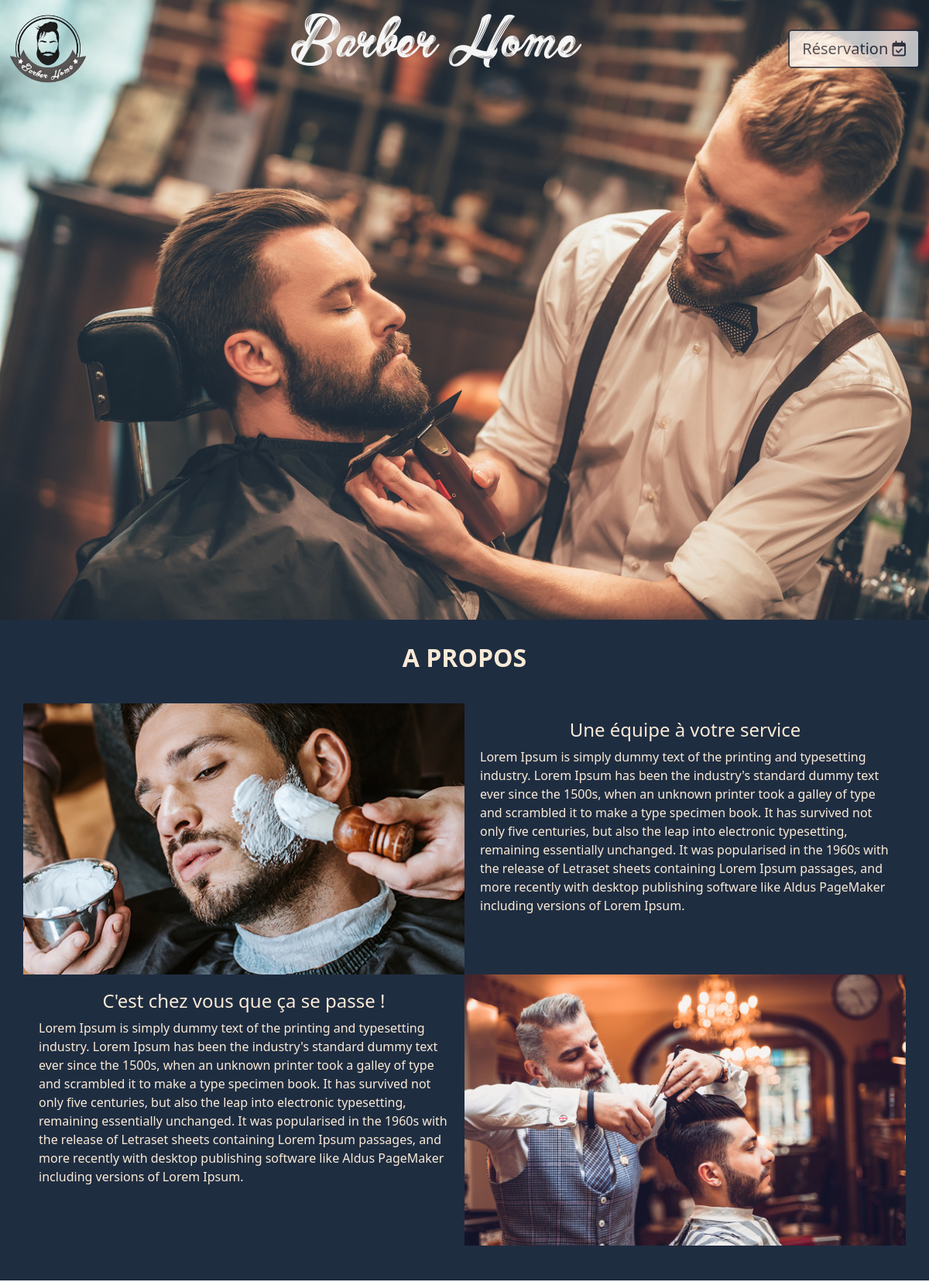
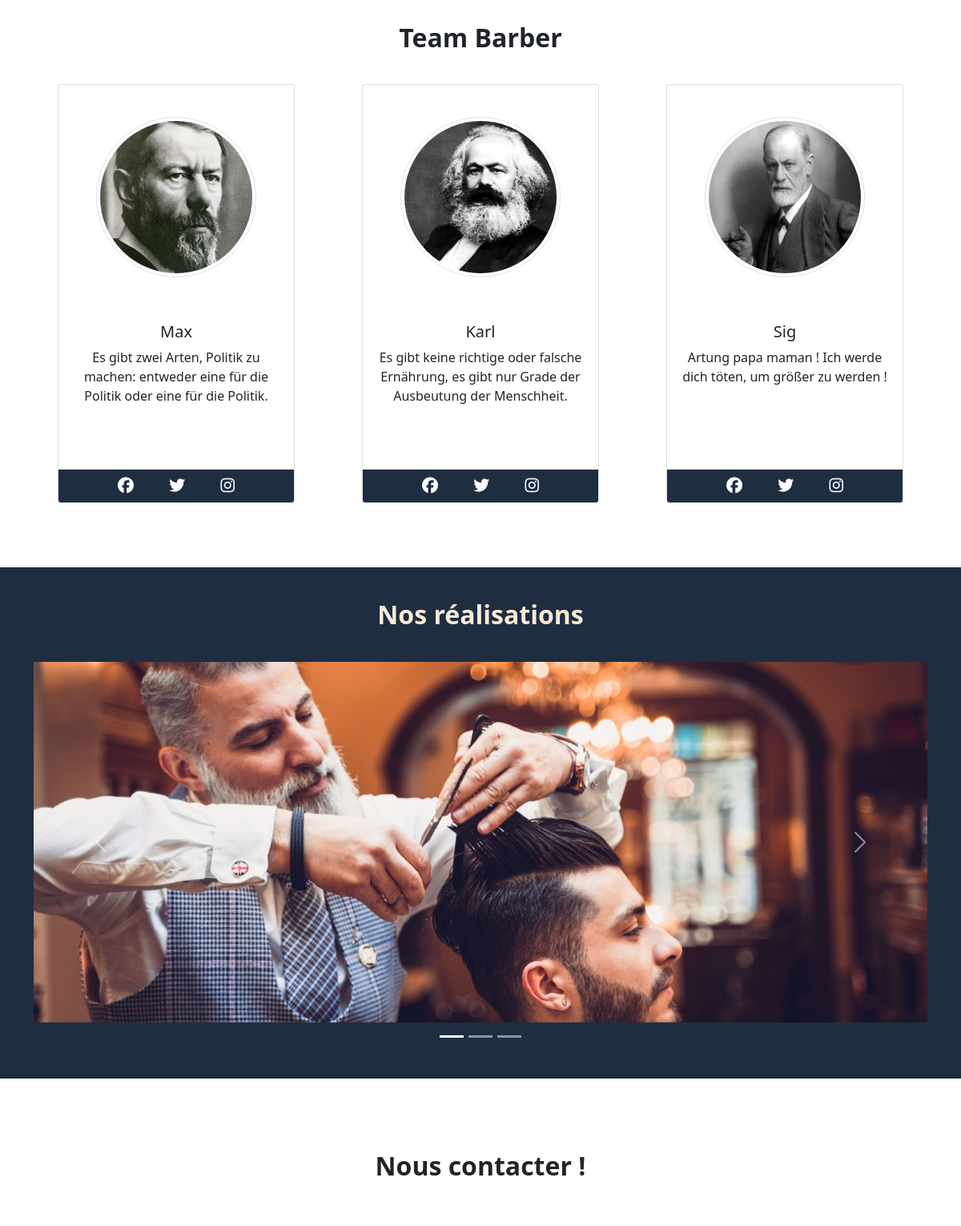
Page /content/index.php (upper part) on the committed database (2 pictures, top to bottom).
### tables this page shows
CREATE TABLE `section_nav` (
  `id` int(11) NOT NULL AUTO_INCREMENT,
  `item_logo` varchar(255) DEFAULT NULL,
  `item_1` varchar(255) DEFAULT NULL,
  `item_2` varchar(255) DEFAULT NULL,
  `item_3` varchar(255) DEFAULT NULL,
  `item_4` varchar(255) DEFAULT NULL,
  `title` varchar(50) DEFAULT NULL,
  `calendly` longblob DEFAULT NULL,
  PRIMARY KEY (`id`)
);

CREATE TABLE `section_team` (
  `photo_member` varchar(255) NOT NULL,
  `name_member` varchar(255) NOT NULL,
  `text_member` text NOT NULL,
  `facebook_member` varchar(255) NOT NULL,
  `twitter_member` varchar(255) NOT NULL,
  `insta_member` varchar(255) NOT NULL,
  `id` int(11) NOT NULL AUTO_INCREMENT,
  PRIMARY KEY (`id`)
);

### content/sql/DbConnect.php (called while the page is built, shortened)
<?php
class DbConnect {
    private $host = "mariadb";
    private $dbName = "niwee";
    private $user = "nKqRbHRcUsUYkX9FapA4HLYQ";
    private $password = "a7Hxy865CBydz9kUBM2tXGkF";
    public function __construct(){
        try{
            $this->_pdo = new \PDO('mysql:host='.$this->host.';dbname='.$this->dbName.';',$this->user,$this->password);
        }catch(\PDOException $e){
            echo 'conexion database error : '. $e->getMessage();
        }
    }
}

### content/sql/Sql.php (called while the page is built, shortened)
<?php
require_once 'DbConnect.php';
class Sql extends DbConnect
{
  public function getNav()
  {
    $request = $this->_pdo->query('SELECT * FROM section_nav');
    $request->execute();
    $navBar = $request->fetchAll();
    if(!empty($navBar)){
    return $navBar[0];
    }else{
    return $navBar;
    }
  }
  public function getSectionTeam()
  {
    $request = $this->_pdo->query('SELECT * FROM section_team');
    $request->execute();
    $teamCard = $request->fetchAll();
    return $teamCard;
  }
}

### content/index.php (the view, shortened to what this page needs)
<?php
require_once 'sql/Sql.php';
$sql = new Sql;
$navBar = $sql->getNav();
$teamCard = $sql->getSectionTeam();
?>
<!DOCTYPE html>
<html lang="fr">
<head>
  <link href="https://cdn.jsdelivr.net/npm/bootstrap@5.0.1/dist/css/bootstrap.min.css" rel="stylesheet">
  <link rel="stylesheet" href="https://cdnjs.cloudflare.com/ajax/libs/font-awesome/4.7.0/css/font-awesome.min.css">
  <link rel="stylesheet" href="assets/fonts/Barber Street.ttf">
</head>
<body>
  <?php require_once 'template/header.php'; ?>
  <div class="container-fluid backgroundHead"></div>
  <section>
    <div id="apropos" class="bandeau">
      <h2>A PROPOS</h2>
      <div class="container ">
        <div class="row">
          <div class="col-md-6 col-sm-12 img1 ">
          </div>
          <div class="col-md-6 col-sm-12 padding20RL">
            <h4>Une équipe à votre service</h4>
            <p>Lorem Ipsum is simply dummy text of the printing and typesetting industry.
              Lorem Ipsum has been the industry's standard dummy text ever since the 1500s, when an unknown
              printer took a galley of type and scrambled it to make a type specimen book. It has survived
              not only five centuries, but also the leap into electronic typesetting, remaining essentially
              unchanged. It was popularised in the 1960s with the release of Letraset sheets containing
              Lorem Ipsum passages, and more recently with desktop publishing software like Aldus
              PageMaker including versions of Lorem Ipsum.
            </p>
          </div>
        </div>
        <div class="row sec-container-reverse">
          <div class="col-md-6 col-sm-12 padding20RL">
            <h4>C'est chez vous que ça se passe !</h4>
            <p>Lorem Ipsum is simply dummy text of the printing and typesetting industry.
              Lorem Ipsum has been the industry's standard dummy text ever since the 1500s, when an unknown
              printer took a galley of type and scrambled it to make a type specimen book. It has survived
              not only five centuries, but also the leap into electronic typesetting, remaining essentially
              unchanged. It was popularised in the 1960s with the release of Letraset sheets containing
              Lorem Ipsum passages, and more recently with desktop publishing software like Aldus
              PageMaker including versions of Lorem Ipsum.
            </p>
          </div>
          <div class="col-md-6 col-sm-12 img2  ">
          </div>
        </div>
      </div>
    </div>
  </section>
  <section id="teamBarber">
    <h2>Team Barber</h2>
    <div class="container">
      <div class="row">
        <?php for ($i = 0; $i < count($teamCard); $i++): ?>
          <div class="col-lg-4">
            <div class="card">
              <img src="assets/img/<?php echo $teamCard[$i]['photo_member']; ?>.jpg" class="rounded-circle img-thumbnail " alt="profilePhoto" >
              <div class="card-body">
                <h5 class="card-title text-center"><?php echo $teamCard[$i]['name_member']; ?></h5>
                <p class="card-text text-center"><?php echo $teamCard[$i]['text_member']; ?></p>
              </div>
              <div class="card-footer">
                <div class="social">
                  <a href="https://www.facebook.com/" target="_blank"><i class="fa fa-facebook-official"></i></a>
                  <a href="https://twitter.com/?lang=fr" target="_blank"><i class="fa fa-twitter"></i></a>
                  <a href="https://www.instagram.com/?hl=fr" target="_blank"><i class="fa fa-instagram"></i></a>
                </div>
              </div>
            </div>
          </div>
        <?php endfor; ?>
      </div>
    </div>
  </section>
  <section class="bandeau-carousel" id="nosRéalisations">
    <h2>Nos réalisations </h2>
    <div class="container ">
      <div id="carousel" class="carousel slide" data-bs-ride="carousel">
        <div class="carousel-indicators">
          <button type="button" data-bs-target="#carousel" data-bs-slide-to="0" class="active" aria-current="true" aria-label="Slide 1"></button>
          <button type="button" data-bs-target="#carousel" data-bs-slide-to="1" aria-label="Slide 2"></button>
          <button type="button" data-bs-target="#carousel" data-bs-slide-to="2" aria-label="Slide 3"></button>
        </div>
        <div class="carousel-inner">
          <div class="carousel-item active">
            <img src="assets/img/test1final.jpg" alt="première image Carrousel">
          </div>
        </div>
        <button class="carousel-control-prev" type="button" data-bs-target="#carousel" data-bs-slide="prev">
          <span class="carousel-control-prev-icon" aria-hidden="true"></span>
        </button>
        <button class="carousel-control-next" type="button" data-bs-target="#carousel" data-bs-slide="next">
          <span class="carousel-control-next-icon" aria-hidden="true"></span>
        </button>
      </div>
    </div>
  </section>
  <section id="contact">
    <?php require_once('form/contact.php'); ?>
  </section>
  <link href="https://assets.calendly.com/assets/external/widget.css" rel="stylesheet">
</body>
</html>

### content/template/header.php (shortened to what this page needs)
<header>
<nav class="navbar navbar-expand-lg  navbar-light justify-content-center fixed-top">
  <div class="container-fluid">
    <a class="navbar-brand mx-auto "  href="#"> <img src="assets/img/<?php echo $navBar['item_logo']; ?>.png" alt="" width="100" height="100" class="logo d-inline-block"></a>
    <div class="collapse navbar-collapse " id="navbarSupportedContent">
      <ul class="navbar-nav mx-auto   navbar-light ">
        <h1 class="title"><?php echo $navBar['title']; ?></h1>
      </ul>
    </div>
    <button id="calendly-btn" class="btn-lg btn-outline-light mx-auto" type="submit">Réservation <i class="far fa-calendar-check"></i></button>
  </div>
</nav>
</header>

### content/form/contact.php (shortened to what this page needs)
<section id="contact">
    <h2> Nous contacter !</h2>
    <div class="container ">
        <div class="row">
            <div class="col-md-6">
                </div>
                <div class="col-md-6">
                </div>
        </div>
    </div>
</section>

### rows in the picture
section_nav: item_logo (picture), title "Barber Home"
section_team: photo_member (picture), name_member "Max", text_member "Es gibt zwei Arten, Politik zu machen: entweder eine für die Politik oder eine für die Politik."
section_team: photo_member (picture), name_member "Karl", text_member "Es gibt keine richtige oder falsche Ernährung, es gibt nur Grade der Ausbeutung der Menschheit."
section_team: photo_member (picture), name_member "Sig", text_member "Artung papa maman ! Ich werde dich töten, um größer zu werden !"
